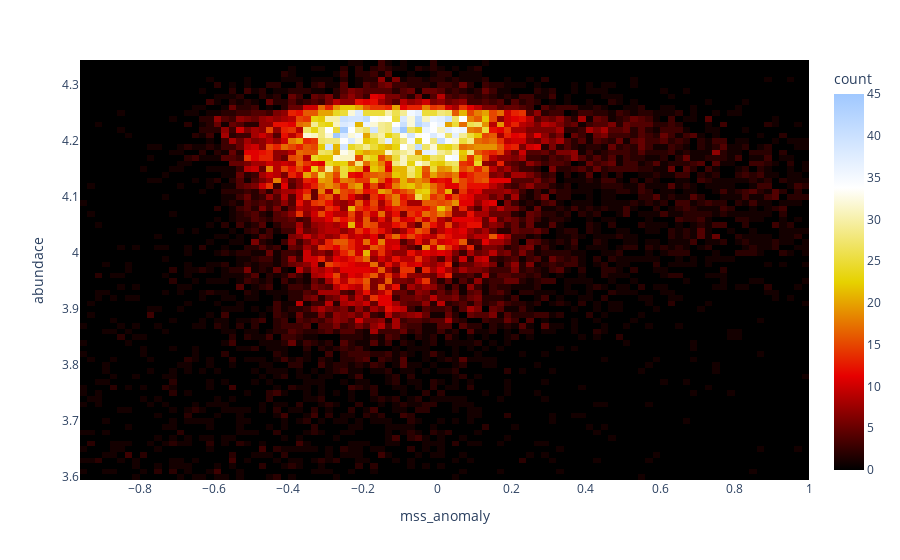

Notebook cell for this chart:
### Code cell
df = df[df.mss_anomaly < 1]
df = df[df.mss_anomaly > -1]
df = df[df.total_wind <= 10]
df = df[df.abundace >= 3.6]
fig = px.density_heatmap(df, y="abundace", x="mss_anomaly", nbinsx = 100, nbinsy = 100, color_continuous_scale=px.colors.sequential.Blackbody)
fig.show()

### Figure 1 — Plotly figure (JSON) as saved in the notebook; plotly's stock layout.template omitted (floating-point values rounded to 4 significant figures; data arrays with more than 128 entries replaced by an {"elided": "..."} marker saying what was removed)
{"data": [{"coloraxis": "coloraxis", "hovertemplate": "mss_anomaly=%{x}<br>abundace=%{y}<br>count=%{z}<extra></extra>", "name": "", "nbinsx": 100, "nbinsy": 100, "type": "histogram2d", "x": {"elided": "21133 float values"}, "xaxis": "x", "xbingroup": "x", "y": {"elided": "21133 float values"}, "yaxis": "y", "ybingroup": "y"}], "layout": {"coloraxis": {"colorbar": {"title": {"text": "count"}}, "colorscale": [[0, "rgb(0,0,0)"], [0.25, "rgb(230,0,0)"], [0.5, "rgb(230,210,0)"], [0.75, "rgb(255,255,255)"], [1, "rgb(160,200,255)"]]}, "legend": {"tracegroupgap": 0}, "margin": {"t": 60}, "xaxis": {"anchor": "y", "domain": [0, 1], "title": {"text": "mss_anomaly"}}, "yaxis": {"anchor": "x", "domain": [0, 1], "title": {"text": "abundace"}}}}
